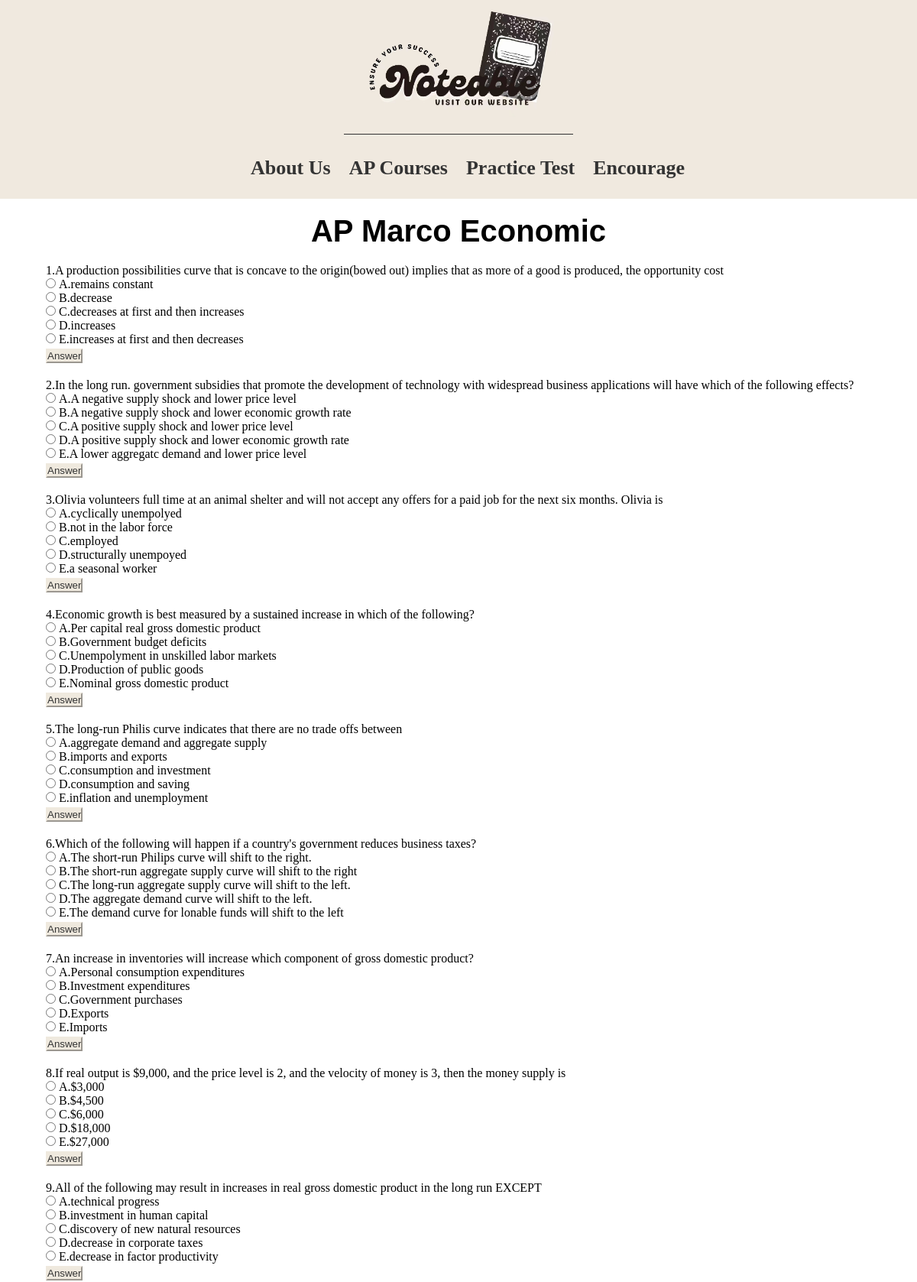
/exam/macro_economic_test (upper part), run on the app's committed database.
### exam/models.py (models this page shows, shortened)
class Question(models.Model):
    ANSWER=(
        ('A','A'),
        ('B','B'),
        ('C','C'),
        ('D','D'),
        ('E','E')
    )
    subject = models.CharField('科目', max_length=20)
    title = RichTextField('题目')
    optionA = RichTextField('A选项')
    optionB = RichTextField('B选项')
    optionC = RichTextField('C选项')
    optionD = RichTextField('D选项')
    optionE = RichTextField('E选项',default='')
    answer = RichTextField('答案',max_length=10,choices=ANSWER)
    explain = RichTextField("题目解析",blank=True)
    class Meta:
        db_table='question'
        verbose_name='单项选择题库'
        verbose_name_plural=verbose_name

### exam/views.py (the view)
# urls.py: path('macro_economic_test',views.macro_economic_test,name="macro_economic_test"), #macro econ test
def macro_economic_test(request):
    macro_economic_test = Question.objects.filter(subject__contains="marco")
    return render(request,'exam/marco_economic_exam.html',{'macro_economic_test':macro_economic_test})

### templates/exam/marco_economic_exam.html (shortened to what this page needs)
{% extends 'navigation.html' %}
{% load static %}
{% block content %}
<link rel="stylesheet" href="{% static 'exam/css/exam.css'%}">
<div class="center">
    <div class="title">
        <h2><a href="{% url 'exam' %}">AP Marco Economic</a></h2>
    </div>
    {% for macro in  macro_economic_test%}
    <div class="question center">
        <div>
            <p>{{ forloop.counter}}.{{ macro.title }}</p>
        </div>
        <ul>
            <li>
                <input type="radio" name="{{ macro.id }}" id="{{ macro.optionA }}">
                <label for="{{ macro.optionA }}">
                    <p style="display:inline">A.{{ macro.optionA }}</p>
                </label>
            </li>
            <li>
                <input type="radio" name="{{ macro.id }}" id="{{ macro.optionB }}">
                <label for="{{ macro.optionB }}">
                    <p style="display:inline">B.{{ macro.optionB }}</p>
                </label>
            </li>
            <li>
                <input type="radio" name="{{ macro.id }}" id="{{ macro.optionC }}">
                <label for="{{ macro.optionC }}">
                    <p style="display:inline">C.{{ macro.optionC }}</p>
                </label>
            </li>
            <li>
                <input type="radio" name="{{ macro.id }}" id="{{ macro.optionD }}">
                <label for="{{ macro.optionD }}">
                    <p style="display:inline">D.{{ macro.optionD }}</p>
                </label>
            </li>
            <li>
                <input type="radio" name="{{ macro.id }}" id="'{{ macro.optionE }}">
                <label for="{{ macro.optionE }}">
                    <p style="display:inline">E.{{ macro.optionE }}</p>
                </label>
            </li>
            <li>
                <input class="answer" type="button" onclick=showp("{{ psychology.id }}") value="Answer")/>
            </li>
        </ul>
    </div>
    {% endfor %}
</div>
{% endblock %}

### static/Home/css/navigation.css (style rules this page uses)
body { overflow-x: hidden; margin: 0; padding: 0; border: none; min-height: 100vh; }
* { margin: 0; padding: 0; list-style: none; text-decoration: none; }

### static/exam/css/exam.css (style rules this page uses)
.center { width: 1080px; margin: 20px auto; }
.title { display: flex; justify-content: center; align-items: center; font-family:'Lucida Sans Regular', 'Lucida Grande', 'Lucida Sans Unicode', Geneva, Verdana, sans-serif; margin: 20px 0; }
.title a { color: black; font-size: 2.5rem; }
.answer, .explain { background-color: rgb(239,233,222); border-color: rgb(239,233,222); margin-top: 3px; color: #333; font-style: bold; font-family:'Gill Sans', 'Gill Sans MT', Calibri, 'Trebuchet MS', sans-serif; }

### data on the page
Question: title "A production possibilities curve that is concave to the origin(bowed out) implies that as more of a good is produced, the opportunity cost", optionA "remains constant", optionB "decrease", optionC "decreases at first and then increases", optionD "increases", optionE "increases at first and then decreases"
Question: title "In the long run. government subsidies that promote the development of technology with widespread business applications will have which of the following effects?", optionA "A negative supply shock and lower price level", optionB "A negative supply shock and lower economic growth rate", optionC "A positive supply shock and lower price level", optionD "A positive supply shock and lower economic growth rate", optionE "A lower aggregatc demand and lower price level"
Question: title "Olivia volunteers full time at an animal shelter and will not accept any offers for a paid job for the next six months. Olivia is", optionA "cyclically unempolyed", optionB "not in the labor force", optionC "employed", optionD "structurally unempoyed", optionE "a seasonal worker"
Question: title "Economic growth is best measured by a sustained increase in which of the following?", optionA "Per capital real gross domestic product", optionB "Government budget deficits", optionC "Unempolyment in unskilled labor markets", optionD "Production of public goods", optionE "Nominal gross domestic product"
Question: title "The long-run Philis curve indicates that there are no trade offs between", optionA "aggregate demand and aggregate supply", optionB "imports and exports", optionC "consumption and investment", optionD "consumption and saving", optionE "inflation and unemployment"
Question: title "Which of the following will happen if a country's government reduces business taxes?", optionA "The short-run Philips curve will shift to the right.", optionB "The short-run aggregate supply curve will shift to the right", optionC "The long-run aggregate supply curve will shift to the left.", optionD "The aggregate demand curve will shift to the left.", optionE "The demand curve for lonable funds will shift to the left"
Question: title "An increase in inventories will increase which component of gross domestic product?", optionA "Personal consumption expenditures", optionB "Investment expenditures", optionC "Government purchases", optionD "Exports", optionE "Imports"
Question: title "If real output is $9,000, and the price level is 2, and the velocity of money is 3, then the money supply is", optionA "$3,000", optionB "$4,500", optionC "$6,000", optionD "$18,000", optionE "$27,000"
Question: title "All of the following may result in increases in real gross domestic product in the long run EXCEPT", optionA "technical progress", optionB "investment in human capital", optionC "discovery of new natural resources", optionD "decrease in corporate taxes", optionE "decrease in factor productivity"
